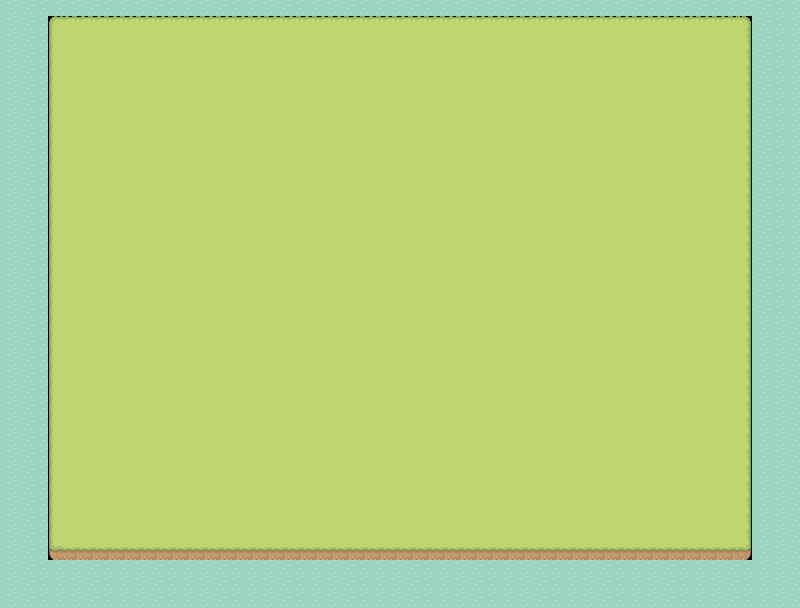

A level layout from a 2D game, rendered from its tile map. Below: a short description, then the map file with its tile-grid data intact:
An orthogonal 50x38 tile map with 16x16 px tiles, 1 tile layer (Tile Layer 1), 2 tilesets.

<map version="1.10" tiledversion="1.11.2" orientation="orthogonal" renderorder="right-down" width="50" height="38" tilewidth="16" tileheight="16" infinite="0" nextlayerid="2" nextobjectid="1">
 <editorsettings>
  <export target="../tilesets/testing.json" format="json" />
 </editorsettings>
 <tileset firstgid="1" source="water.tsx" />
 <tileset firstgid="5" source="hills.tsx" />
 <layer id="1" name="Tile Layer 1" width="50" height="38">
  <data encoding="csv">
1,2,3,4,1,2,3,4,1,2,3,4,1,2,3,4,1,2,3,4,1,2,3,4,1,2,3,4,1,2,1,2,3,4,1,2,3,4,1,2,3,4,1,2,3,4,1,2,3,4,
1,2,3,5,6,6,6,6,6,6,6,6,6,6,6,6,6,6,6,6,6,6,6,6,6,6,6,6,6,6,6,6,6,6,6,6,6,6,6,6,6,6,6,6,6,6,7,2,3,4,
1,2,3,16,17,17,17,17,17,17,17,17,17,17,17,17,17,17,17,17,17,17,17,17,17,17,17,17,17,17,17,17,17,17,17,17,17,17,17,17,17,17,17,17,17,17,18,2,3,4,
1,2,3,16,17,17,17,17,17,17,17,17,17,17,17,17,17,17,17,17,17,17,17,17,17,17,17,17,17,17,17,17,17,17,17,17,17,17,17,17,17,17,17,17,17,17,18,2,3,4,
1,2,3,16,17,17,17,17,17,17,17,17,17,17,17,17,17,17,17,17,17,17,17,17,17,17,17,17,17,17,17,17,17,17,17,17,17,17,17,17,17,17,17,17,17,17,18,2,3,4,
1,2,3,16,17,17,17,17,17,17,17,17,17,17,17,17,17,17,17,17,17,17,17,17,17,17,17,17,17,17,17,17,17,17,17,17,17,17,17,17,17,17,17,17,17,17,18,2,3,4,
1,2,3,16,17,17,17,17,17,17,17,17,17,17,17,17,17,17,17,17,17,17,17,17,17,17,17,17,17,17,17,17,17,17,17,17,17,17,17,17,17,17,17,17,17,17,18,2,3,4,
1,2,3,16,17,17,17,17,17,17,17,17,17,17,17,17,17,17,17,17,17,17,17,17,17,17,17,17,17,17,17,17,17,17,17,17,17,17,17,17,17,17,17,17,17,17,18,2,3,4,
1,2,3,16,17,17,17,17,17,17,17,17,17,17,17,17,17,17,17,17,17,17,17,17,17,17,17,17,17,17,17,17,17,17,17,17,17,17,17,17,17,17,17,17,17,17,18,2,3,4,
1,2,3,16,17,17,17,17,17,17,17,17,17,17,17,17,17,17,17,17,17,17,17,17,17,17,17,17,17,17,17,17,17,17,17,17,17,17,17,17,17,17,17,17,17,17,18,2,3,4,
1,2,3,16,17,17,17,17,17,17,17,17,17,17,17,17,17,17,17,17,17,17,17,17,17,17,17,17,17,17,17,17,17,17,17,17,17,17,17,17,17,17,17,17,17,17,18,2,3,4,
1,2,3,16,17,17,17,17,17,17,17,17,17,17,17,17,17,17,17,17,17,17,17,17,17,17,17,17,17,17,17,17,17,17,17,17,17,17,17,17,17,17,17,17,17,17,18,2,3,4,
1,2,3,16,17,17,17,17,17,17,17,17,17,17,17,17,17,17,17,17,17,17,17,17,17,17,17,17,17,17,17,17,17,17,17,17,17,17,17,17,17,17,17,17,17,17,18,2,3,4,
1,2,3,16,17,17,17,17,17,17,17,17,17,17,17,17,17,17,17,17,17,17,17,17,17,17,17,17,17,17,17,17,17,17,17,17,17,17,17,17,17,17,17,17,17,17,18,2,3,4,
1,2,3,16,17,17,17,17,17,17,17,17,17,17,17,17,17,17,17,17,17,17,17,17,17,17,17,17,17,17,17,17,17,17,17,17,17,17,17,17,17,17,17,17,17,17,18,2,3,4,
1,2,3,16,17,17,17,17,17,17,17,17,17,17,17,17,17,17,17,17,17,17,17,17,17,17,17,17,17,17,17,17,17,17,17,17,17,17,17,17,17,17,17,17,17,17,18,2,3,4,
1,2,3,16,17,17,17,17,17,17,17,17,17,17,17,17,17,17,17,17,17,17,17,17,17,17,17,17,17,17,17,17,17,17,17,17,17,17,17,17,17,17,17,17,17,17,18,2,3,4,
1,2,3,16,17,17,17,17,17,17,17,17,17,17,17,17,17,17,17,17,17,17,17,17,17,17,17,17,17,17,17,17,17,17,17,17,17,17,17,17,17,17,17,17,17,17,18,2,3,4,
1,2,3,16,17,17,17,17,17,17,17,17,17,17,17,17,17,17,17,17,17,17,17,17,17,17,17,17,17,17,17,17,17,17,17,17,17,17,17,17,17,17,17,17,17,17,18,2,3,4,
1,2,3,16,17,17,17,17,17,17,17,17,17,17,17,17,17,17,17,17,17,17,17,17,17,17,17,17,17,17,17,17,17,17,17,17,17,17,17,17,17,17,17,17,17,17,18,2,3,4,
1,2,3,16,17,17,17,17,17,17,17,17,17,17,17,17,17,17,17,17,17,17,17,17,17,17,17,17,17,17,17,17,17,17,17,17,17,17,17,17,17,17,17,17,17,17,18,4,1,2,
1,2,3,16,17,17,17,17,17,17,17,17,17,17,17,17,17,17,17,17,17,17,17,17,17,17,17,17,17,17,17,17,17,17,17,17,17,17,17,17,17,17,17,17,17,17,18,4,1,2,
1,2,3,16,17,17,17,17,17,17,17,17,17,17,17,17,17,17,17,17,17,17,17,17,17,17,17,17,17,17,17,17,17,17,17,17,17,17,17,17,17,17,17,17,17,17,18,4,1,2,
1,2,3,16,17,17,17,17,17,17,17,17,17,17,17,17,17,17,17,17,17,17,17,17,17,17,17,17,17,17,17,17,17,17,17,17,17,17,17,17,17,17,17,17,17,17,18,4,1,2,
1,2,3,16,17,17,17,17,17,17,17,17,17,17,17,17,17,17,17,17,17,17,17,17,17,17,17,17,17,17,17,17,17,17,17,17,17,17,17,17,17,17,17,17,17,17,18,4,1,2,
1,2,3,16,17,17,17,17,17,17,17,17,17,17,17,17,17,17,17,17,17,17,17,17,17,17,17,17,17,17,17,17,17,17,17,17,17,17,17,17,17,17,17,17,17,17,18,4,1,2,
1,2,3,16,17,17,17,17,17,17,17,17,17,17,17,17,17,17,17,17,17,17,17,17,17,17,17,17,17,17,17,17,17,17,17,17,17,17,17,17,17,17,17,17,17,17,18,4,1,2,
1,2,3,16,17,17,17,17,17,17,17,17,17,17,17,17,17,17,17,17,17,17,17,17,17,17,17,17,17,17,17,17,17,17,17,17,17,17,17,17,17,17,17,17,17,17,18,4,1,2,
1,2,3,16,17,17,17,17,17,17,17,17,17,17,17,17,17,17,17,17,17,17,17,17,17,17,17,17,17,17,17,17,17,17,17,17,17,17,17,17,17,17,17,17,17,17,18,4,1,2,
1,2,3,16,17,17,17,17,17,17,17,17,17,17,17,17,17,17,17,17,17,17,17,17,17,17,17,17,17,17,17,17,17,17,17,17,17,17,17,17,17,17,17,17,17,17,18,4,1,2,
1,2,3,16,17,17,17,17,17,17,17,17,17,17,17,17,17,17,17,17,17,17,17,17,17,17,17,17,17,17,17,17,17,17,17,17,17,17,17,17,17,17,17,17,17,17,18,4,1,2,
1,2,3,16,17,17,17,17,17,17,17,17,17,17,17,17,17,17,17,17,17,17,17,17,17,17,17,17,17,17,17,17,17,17,17,17,17,17,17,17,17,17,17,17,17,17,18,4,1,2,
1,2,3,16,17,17,17,17,17,17,17,17,17,17,17,17,17,17,17,17,17,17,17,17,17,17,17,17,17,17,17,17,17,17,17,17,17,17,17,17,17,17,17,17,17,17,18,4,1,2,
1,2,3,16,17,17,17,17,17,17,17,17,17,17,17,17,17,17,17,17,17,17,17,17,17,17,17,17,17,17,17,17,17,17,17,17,17,17,17,17,17,17,17,17,17,17,18,4,1,2,
1,2,3,27,28,28,28,28,28,28,28,28,28,28,28,28,28,28,28,28,28,28,28,28,28,28,28,28,28,28,28,28,28,28,28,28,28,28,28,28,28,28,28,28,28,28,29,4,1,2,
1,2,3,4,1,2,3,4,1,2,3,4,1,2,3,4,1,2,3,4,1,2,3,4,1,2,3,4,1,2,3,4,1,2,3,4,1,2,3,4,1,2,3,4,1,2,3,4,1,2,
1,2,3,4,1,2,3,4,1,2,3,4,1,2,3,4,1,2,3,4,1,2,3,4,1,2,3,4,1,2,3,4,1,2,3,4,1,2,3,4,1,2,3,4,1,2,3,4,1,2,
1,2,3,4,1,2,3,4,1,2,3,4,1,2,3,4,1,2,3,4,1,2,3,4,1,2,3,4,1,2,3,4,1,2,3,4,1,2,3,4,1,2,3,4,1,2,3,4,1,2
</data>
 </layer>
</map>
